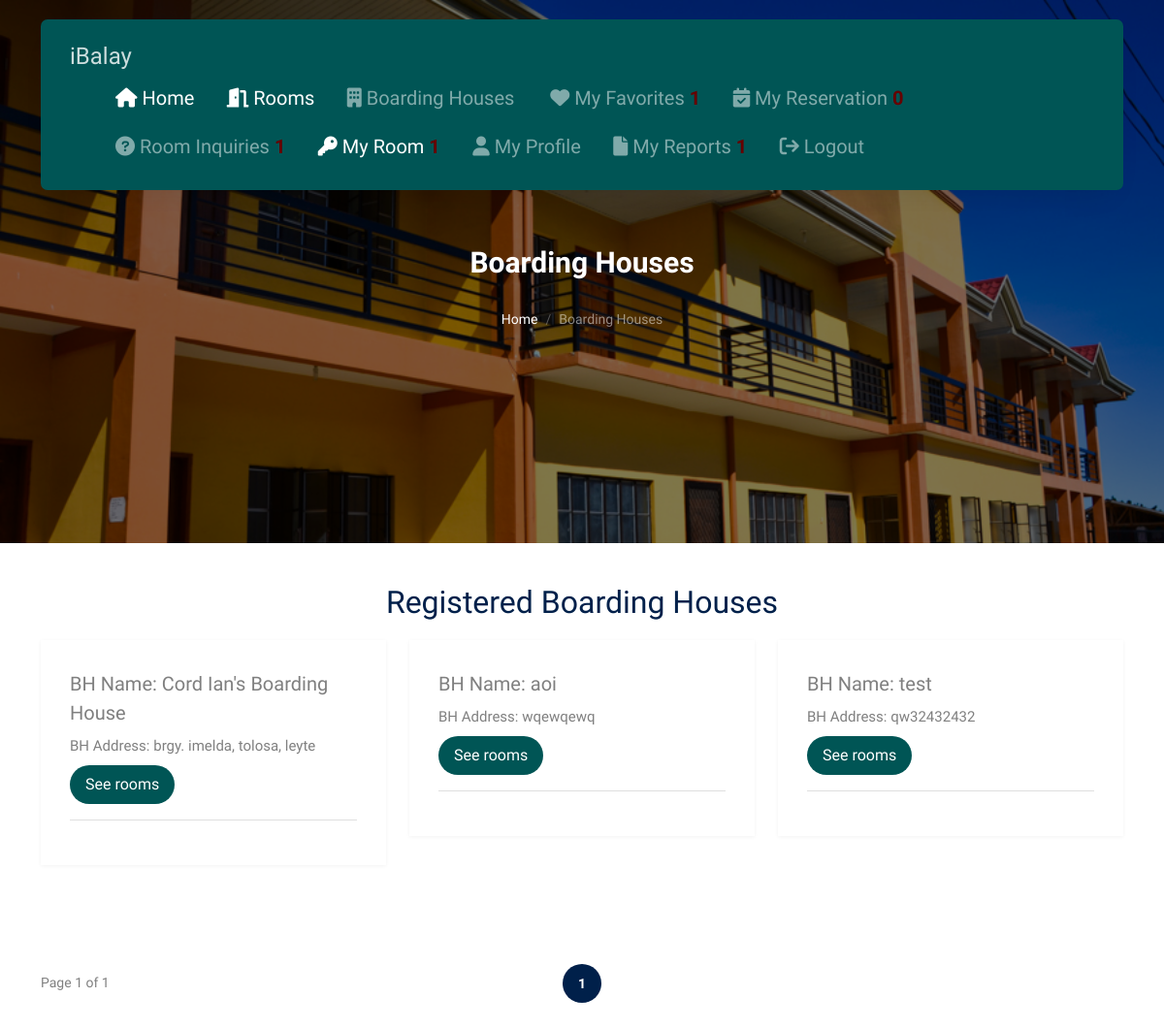
The app's page /tenant/public/bh-list.php (signed in), older data.
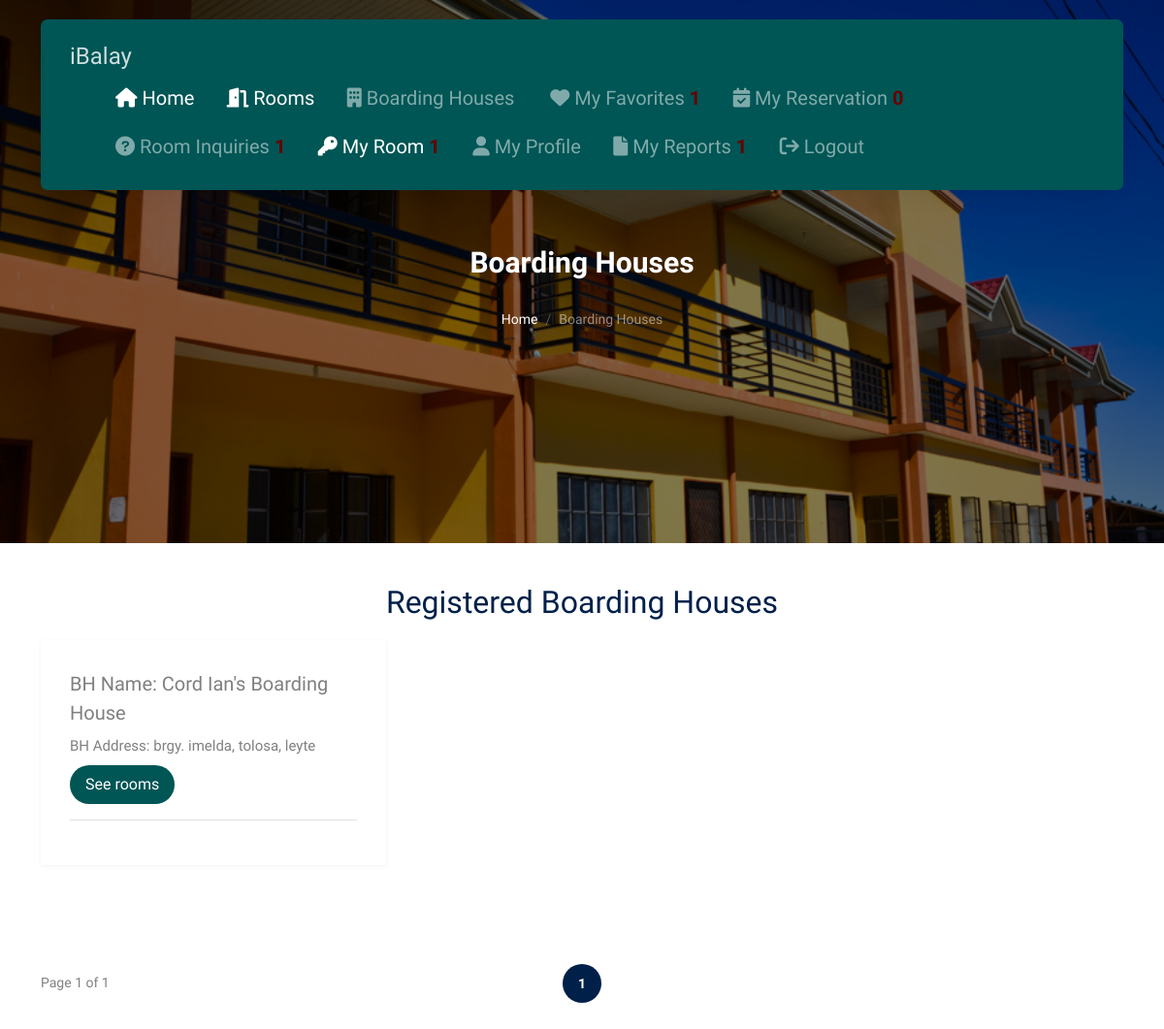
The same page, newer data.
### tables this page shows
CREATE TABLE `bh_information` (
  `bh_id` int(11) NOT NULL,
  `landlord_id` int(11) NOT NULL,
  `BH_name` varchar(100) NOT NULL,
  `BH_address` varchar(255) DEFAULT NULL,
  `Document1` varchar(255) DEFAULT NULL,
  `Document2` varchar(255) DEFAULT NULL,
  `monthly_payment_rate` varchar(50) DEFAULT NULL,
  `number_of_kitchen` int(11) DEFAULT NULL,
  `number_of_living_room` int(11) DEFAULT NULL,
  `number_of_students` int(11) DEFAULT NULL,
  `number_of_cr` int(11) DEFAULT NULL,
  `number_of_beds` int(11) DEFAULT NULL,
  `number_of_rooms` int(11) DEFAULT NULL,
  `bh_max_capacity` int(11) DEFAULT NULL,
  `gender_allowed` enum('male','female','all') NOT NULL,
  `Status` enum('0','1','2') DEFAULT '0',
  `longitude` double DEFAULT NULL,
  `latitude` double DEFAULT NULL,
  `warnings` tinyint(1) DEFAULT 0,
  `close_account` tinyint(1) NOT NULL DEFAULT 0
);

### tenant/includes/bh-all.php (the view, shortened to what this page needs)
<?php
$host = 'localhost';
$dbname = 'iBalay_System';
$username = 'root';
$password = '';
$conn = mysqli_connect($host, $username, $password, $dbname);
mysqli_set_charset($conn, 'utf8');
$items_per_page = 6;
$current_page = isset($_GET['page']) ? (int)$_GET['page'] : 1;
$offset = ($current_page - 1) * $items_per_page;
$total_bhs_query = "SELECT COUNT(*) as total FROM bh_information";
$total_bhs_result = mysqli_query($conn, $total_bhs_query);
$total_bhs_data = mysqli_fetch_assoc($total_bhs_result);
$total_bhs = (int)$total_bhs_data['total'];
$total_pages = ceil($total_bhs / $items_per_page);
$query = "
    SELECT
        bh_id,
        BH_name,
        BH_address
    FROM
        bh_information
    LIMIT $items_per_page OFFSET $offset
";
$result = mysqli_query($conn, $query);
$boarding_houses = mysqli_fetch_all($result, MYSQLI_ASSOC);
?>
<div class="row mb-5 align-items-center">
    <div class="col-lg-6 text-center mx-auto">
        <h2 class="font-weight-bold text-primary heading">
            Registered Boarding Houses
        </h2>
    </div>
</div>
<div class="section section-properties">
    <div class="container">
    <div class="row">
    <?php foreach ($boarding_houses as $bh): ?>
        <div class="col-xs-12 col-sm-6 col-md-6 col-lg-4 mb-4">
            <div class="property-item mb-30">
                <div class="property-content">
                    <div>
                        <span class="d-block mb-2 text-black-50" style="font-size: 20px">BH Name: <?= htmlspecialchars($bh['BH_name']) ?></span>
                        <span class="d-block mb-2 text-black-50" style="font-size: 15px">BH Address: <?= htmlspecialchars($bh['BH_address']) ?></span>
                        <a href="../public/bh-rooms.php?bh_id=<?= htmlspecialchars($bh['bh_id']) ?>" class="btn btn-primary py-2 px-3">See rooms</a>
                    </div>
                    <hr>
                </div>
            </div>
        </div>
    <?php endforeach; ?>
</div>
        <div class="row align-items-center py-5">
            <div class="col-lg-3">Page <?= $current_page ?> of <?= $total_pages ?></div>
            <div class="col-lg-6 text-center">
                <div class="custom-pagination">
                    <?php for ($i = 1; $i <= $total_pages; $i++): ?>
                        <a href="?page=<?= $i ?>" <?= $i === $current_page ? 'class="active"' : '' ?>><?= $i ?></a>
                    <?php endfor; ?>
                </div>
            </div>
        </div>
    </div>
</div>

Row changes from the older to the newer data that the page shows:
removed bh_information: BH_name "aoi", BH_address "wqewqewq"
removed bh_information: BH_name "test", BH_address "qw32432432"
